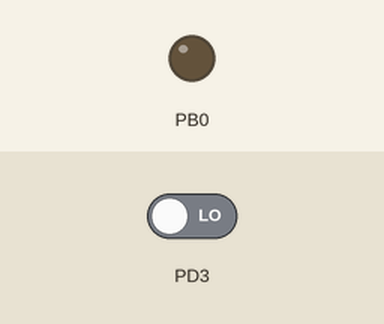
Bench run of a program on a simulated ATmega32, built with avr-gcc and emulated at 8 MHz (the files do not name the chip). Shown: output pins drawn as LEDs (lit = HIGH). The test bench sets the inputs (shaded band); at power-on: PD3 LOW.

Above: at 1.2 s.
1.3 s: PD3 driven HIGH
At 1.7 s:
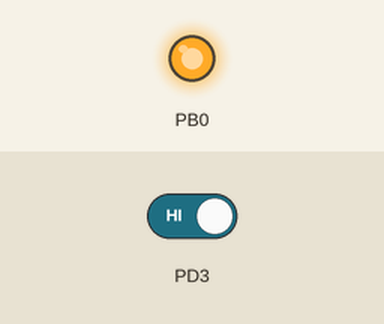
2.8 s: PD3 driven LOW
At 4.1 s:
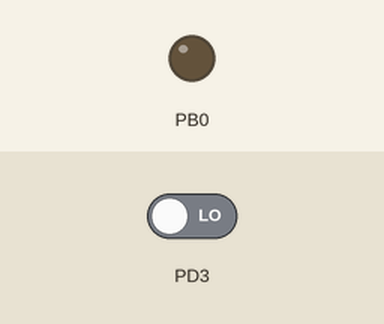
Timing chart, 0 to 5.8 s (numbered marks = the images above; inputs shaded):
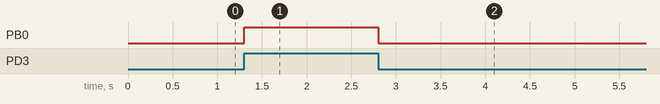

The program:

main.c
```c
/*
 * Magnet2.c
 *
 * Created: 06/05/2024 14:26:04
 * Author : Alexander
 */

#define F_CPU 8000000UL
#include <avr/io.h>
#include <util/delay.h>
#include <avr/interrupt.h>

int main(void)
{
	GICR |= (1<<INT1);
	DDRB |= (1<<PB0);
	DDRD &= ~(1<<PD3);
	MCUCR |= (1<<ISC10);
	sei();

    while (1)
    {

    }
}

ISR(INT1_vect){
	if (bit_is_set(PIND, 3))
	{
		PORTB |= 1<<PB0;
	}
	else
	{
		PORTB &= ~(1<<PB0);
	}


}
```

Measured:
- after the input at 1.3 s, PB0: LOW → HIGH at once
- after the input at 2.8 s, PB0: HIGH → LOW at once
